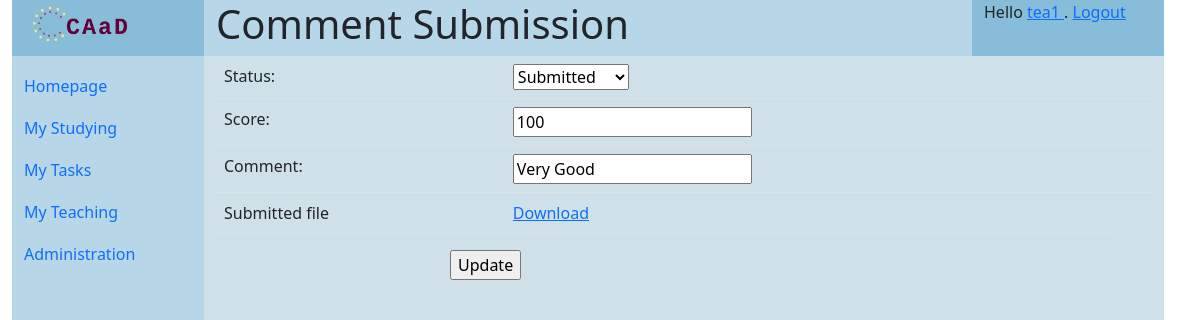
/courses/submission/21/comment (signed in), run on the app's committed database.
### homeworks/models.py (models this page shows, shortened)
class Submission(models.Model):
    SUBMISSION_STATUS = [ (0, "Unfinished"), (1, "Submitted"), (2, "Commented") ]
    status = models.IntegerField(
        'status', default=0, choices=SUBMISSION_STATUS)
    commit_date = models.DateTimeField('date committed', default=timezone.now())
    score = models.IntegerField('score', null=True)
    comment = models.CharField('comment', max_length=1024, null=True)
    task = models.ForeignKey(Task, on_delete=models.CASCADE, related_name="submissions", null=True)
    submitter = models.ForeignKey(User, on_delete=models.CASCADE, related_name="submissions", null=True)
    file = models.OneToOneField(SubmissionFile, on_delete=models.SET_NULL, null=True, blank=True, related_name="submission")

### homeworks/views.py (the view, shortened to what this page needs)
# urls.py: path('submission/<int:pk>/comment', homework_views.SubmissionCommentUpdateView.as_view(), name='submission_comment'),
class SubmissionCommentUpdateView(CheckGreaterPrivilegeMixin, UpdateView):
    least_privilege = COURSEMEMBER_TEACHER
    model = Submission
    fields = ["status", "score", "comment"]
    success_url = "/"
    template_name = "homeworks/submission_update.html"
    def dispatch(self, request, *args, **kwargs):
        self.submission_id = kwargs["pk"]
        self.course_id = Submission.objects.get(pk=self.submission_id).task.course.pk
        print("Submission({}) with Course({})".format(self.submission_id, self.course_id))
        return super().dispatch(request, *args, **kwargs)
    def get_context_data(self, **kwargs):
        context = super().get_context_data(**kwargs)
        submission_id = self.object.pk
        print(self.object.file)
        file_id = self.object.file.pk
        context['submission_id'] = submission_id
        context['title'] = "Comment Submission"
        context['file_id'] = file_id
        return context
    def get(self, request, *args, **kwargs):
        return super(SubmissionCommentUpdateView, self).get(self, request, *args, **kwargs)

### courses/models.py (called while the page is built)
    @classmethod
    def get_highest_course_privilege(cls, user_id, course_id):
        if user_id == None or course_id == None:
            return 4
        cm = cls.objects.filter(course__pk=course_id).filter(user__pk=user_id)
        if len(cm) > 0:
            type = 3
            for role in cm:
                if role.type < type:
                    type = role.type
            return type
        return 4

### files/models.py (called while the page is built)
    def __str__(self):
        return "SubmissionFile({}, {})".format(self.pk, self.name)

### utils/check.py (called while the page is built)
    def dispatch(self, request, *args, **kwargs):
        try:
            return super().dispatch(request, *args, **kwargs)
        except Exception as e:
            messages.info(request, "Please login to continue")
            print(e)
            return redirect(reverse("login"))

    def test_func(self):
        if self.course_id == None:
            raise Exception("course_id not set")
        else:
            print("Check {} least({}) in Course({})".format(self.request.user.pk, self.least_privilege, self.course_id))
            return (CourseMember.get_highest_course_privilege(self.request.user.pk, self.course_id) <= self.least_privilege) | self.request.user.is_superuser
        return False

    def dispatch(self, request, *args, **kwargs):
        try:
            return super().dispatch(request, *args, **kwargs)
        except Exception as e:
            messages.error(request, "Permission Denied, login may help")
            print("Exception occur")
            return redirect(reverse("login"))

### templates/homeworks/submission_update.html (shortened to what this page needs)
{% extends "generics/base.html" %}
{% block content %}
<form action="{% url 'courses:submission_comment' submission_id %}" method="post">
    <table class="table">
    {% for field in form %}
        <tr>
            <td>
                {{ field.label_tag }}
            </td>
            <td>
                {{ field }}
            </td>
            <td>{{ field.errors }}</td>
        </tr>
    {% endfor %}
        <tr>
            <td>Submitted file</td>
            <td>
                <a href="{% url 'files:download' file_id %}" _target="blank">Download</a>
            </td>
        </tr>
    </table>
<input type="submit" value="Update" class="offset-3">
</form>
{% endblock content %}

### templates/generics/base.html (shortened to what this page needs)
{% load static %}
<!DOCTYPE html>
<html>
    <head>
        <link href="{% static 'css/bootstrap.min.css' %}" rel="stylesheet">
        <link rel="stylesheet" href="{% static 'css/base.css' %}">
    </head>
    <body>
<div id="header" class="header container-fluid row">
    <div class="logo col-sm-2 center">
        <a href="{% url 'index' %}"><img src="{% static 'images/logo.png' %}" alt="CAaD" width="" height="50"></a>
    </div>
        <div class="title col-sm-8">
            <h1>{{ title | default:"Fill in title variable" }}<h1>
        </div>
    <div class="user col-sm-2">
        {% block status %}
            {% if user.is_authenticated %}
            Hello
            <a href="{% url 'users:profile' user.username %}">
            {{ user.username }}
            </a>
            . <a href="{% url 'users:logout' %}">Logout</a>
            {% else %}
            Anonymous User. <a href="{% url 'login' %}">Login</a>
            {% endif %}
        {% endblock status %}
    </div>
</div>
<div id="body" class="container-fluid row">
    <div class="navi col-sm-2 flex-fill">
    <nav class="navbar navbar-default" role="navigation">
        <ul class="nav nav-pills flex-column">
            <li class="nav-item">
                <a class="nav-link" href='{% url "index" %}'>Homepage</a>
            </li>
            {% block navigation %}
            <li class="nav-item">
                <a class="nav-link" href='{% url "courses:studying_list_my" %}'>My Studying</a>
            </li>
            <li class="nav-item">
                <a class="nav-link" href='{% url "courses:tasks_list_my" %}'>My Tasks</a>
            </li>
            {% if user.is_staff %}
            <li class="nav-item">
                <a class="nav-link" href='{% url "courses:teaching_list_my" %}'>My Teaching</a>
            </li>
            <li class="nav-item">
                <a class="nav-link" href='{% url "admin:index" %}'>Administration</a>
            </li>
            {% endif %}
            {% endblock %}
        </ul>
    </nav>
    </div>
    <div class="content col-sm-10 container">
    <div class="row align-items-center">
        {% block content%}{% endblock %}
    </div>
    </div>
</div>
    </body>
</html>

### statics/css/base.css (style rules this page uses)
.logo { background-color: #87bdd8; }
.user { background-color: #87bdd8; }
.title { background-color: #b7d7e8; }
#body { min-height: 90vh; }
.navi { background-color: #b7d7e8; }
.nav-link { padding-left: 0; padding-top: 10px; }
.content { background-color: #cfe0e8; border-top: 10px; }

### data on the page
Submission: form "Submitted" "100" "Very Good"

### other printed values
{{ user.username }} "tea1"
{{ field.label_tag }} "Status:" "Score:" "Comment:"
